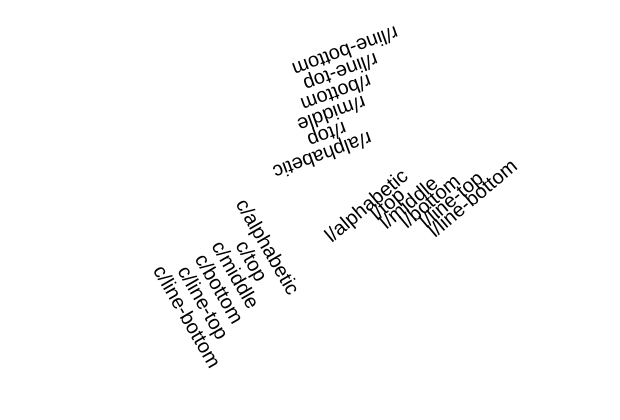

Express this chart as Vega-Lite.
### Vega specification from a JSON file in a GitHub repository (floating-point values rounded to 4 significant figures)
{"$schema": "https://vega.github.io/schema/vega/v6.json", "width": 300, "height": 200, "padding": 5, "marks": [{"type": "text", "from": {"data": "t"}, "encode": {"update": {"x": {"value": 150}, "y": {"value": 100}, "radius": {"signal": "20 + datum.y / 3"}, "theta": {"signal": "datum.x / 40"}, "text": {"field": "t"}, "align": {"value": "center"}, "baseline": {"value": "middle"}, "angle": {"signal": "datum.x - 100"}, "fontSize": {"value": 10}}}}], "data": [{"name": "t", "values": [{"x": 60, "y": 25, "a": "left", "b": "alphabetic", "t": "l/alphabetic"}, {"x": 160, "y": 25, "a": "center", "b": "alphabetic", "t": "c/alphabetic"}, {"x": 260, "y": 25, "a": "right", "b": "alphabetic", "t": "r/alphabetic"}, {"x": 60, "y": 57, "a": "left", "b": "top", "t": "l/top"}, {"x": 160, "y": 57, "a": "center", "b": "top", "t": "c/top"}, {"x": 260, "y": 57, "a": "right", "b": "top", "t": "r/top"}, {"x": 60, "y": 89, "a": "left", "b": "middle", "t": "l/middle"}, {"x": 160, "y": 89, "a": "center", "b": "middle", "t": "c/middle"}, {"x": 260, "y": 89, "a": "right", "b": "middle", "t": "r/middle"}, {"x": 60, "y": 121, "a": "left", "b": "bottom", "t": "l/bottom"}, {"x": 160, "y": 121, "a": "center", "b": "bottom", "t": "c/bottom"}, {"x": 260, "y": 121, "a": "right", "b": "bottom", "t": "r/bottom"}, {"x": 60, "y": 153, "a": "left", "b": "line-top", "t": "l/line-top"}, {"x": 160, "y": 153, "a": "center", "b": "line-top", "t": "c/line-top"}, {"x": 260, "y": 153, "a": "right", "b": "line-top", "t": "r/line-top"}, {"x": 60, "y": 185, "a": "left", "b": "line-bottom", "t": "l/line-bottom"}, {"x": 160, "y": 185, "a": "center", "b": "line-bottom", "t": "c/line-bottom"}, {"x": 260, "y": 185, "a": "right", "b": "line-bottom", "t": "r/line-bottom"}]}]}
